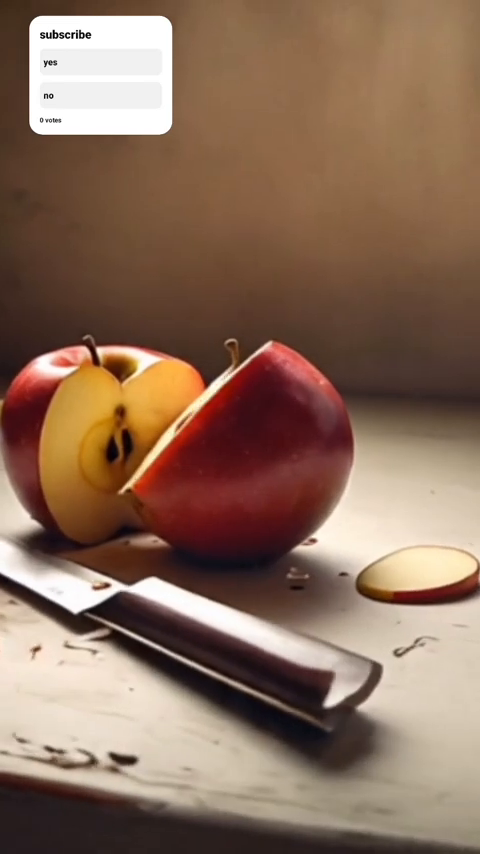
#> input picture frame 6 of input_video.mp4, 480 x 854 px
$ python 'ip project.py'
#> lines starting #> are read from the running program, lines starting #| are printed output that depends on the picture
import cv2
import numpy as np
import matplotlib.pyplot as plt
import time


def add_gaussian_noise(image, mean=0, sigma=25):
    noise = np.random.normal(mean, sigma, image.shape)
    noisy = image.astype(np.float32) + noise
    return np.clip(noisy, 0, 255).astype(np.uint8)


# [26 lines left out: function add_salt_pepper_noise, not called in this run]


def apply_filter(image, filter_type="Gaussian", kernel_size=5):
    if filter_type == "Gaussian":
        return cv2.GaussianBlur(
            image,
            (kernel_size, kernel_size),
            0
        )
    elif filter_type == "Median":
        return cv2.medianBlur(image, kernel_size)
    elif filter_type == "Bilateral":
        return cv2.bilateralFilter(
            image,
            kernel_size,
            75,
            75
        )
    return image


def show_histogram(image, title):
    if len(image.shape) == 3:
        gray = cv2.cvtColor(image, cv2.COLOR_BGR2GRAY)
    else:
        gray = image

    plt.figure(figsize=(8, 4))
    plt.hist(gray.ravel(), bins=256, range=[0, 256])
    plt.title(title)
    plt.xlabel("Pixel Intensity")
    plt.ylabel("Frequency")
    plt.xlim([0, 256])
    plt.tight_layout()
    plt.show()


def calculate_optical_flow(frame1, frame2):
    gray1 = cv2.cvtColor(frame1, cv2.COLOR_BGR2GRAY)
    gray2 = cv2.cvtColor(frame2, cv2.COLOR_BGR2GRAY)

    start_time = time.time()

    flow = cv2.calcOpticalFlowFarneback(
        gray1,
        gray2,
        None,
        pyr_scale=0.5,
        levels=3,
        winsize=15,
        iterations=3,
        poly_n=5,
        poly_sigma=1.2,
        flags=0
    )

    execution_time = time.time() - start_time

    return flow, execution_time


def visualize_flow(frame, flow):
    magnitude, angle = cv2.cartToPolar(
        flow[..., 0],
        flow[..., 1]
    )

    hsv = np.zeros_like(frame)
    hsv[..., 1] = 255
    hsv[..., 0] = angle * 180 / np.pi / 2
    hsv[..., 2] = cv2.normalize(
        magnitude,
        None,
        0,
        255,
        cv2.NORM_MINMAX
    )

    flow_image = cv2.cvtColor(
        hsv,
        cv2.COLOR_HSV2BGR
    )

    return flow_image, magnitude, angle


def draw_flow_arrows(frame, flow, step=16):
    result = frame.copy()
    height, width = frame.shape[:2]

    for y in range(0, height, step):
        for x in range(0, width, step):
            fx, fy = flow[y, x]

            end_x = int(x + fx)
            end_y = int(y + fy)

            cv2.arrowedLine(
                result,
                (x, y),
                (end_x, end_y),
                (0, 255, 0),
                1,
                tipLength=0.3
            )

            cv2.circle(
                result,
                (x, y),
                1,
                (0, 0, 255),
                -1
            )

    return result


def calculate_flow_statistics(magnitude):
    mean_motion = np.mean(magnitude)
    max_motion = np.max(magnitude)

    moving_pixels = np.sum(magnitude > 1.0)
    total_pixels = magnitude.size

    motion_percentage = (
        moving_pixels / total_pixels
    ) * 100

    return (
        mean_motion,
        max_motion,
        motion_percentage
    )


def compare_frames(frame1, frame2):
    gray1 = cv2.cvtColor(frame1, cv2.COLOR_BGR2GRAY)
    gray2 = cv2.cvtColor(frame2, cv2.COLOR_BGR2GRAY)

    mse = np.mean(
        (
            gray1.astype(float) -
            gray2.astype(float)
        ) ** 2
    )

    if mse == 0:
        psnr = float("inf")
    else:
        psnr = 10 * np.log10(
            (255 ** 2) / mse
        )

    return mse, psnr


def add_information(
    image,
    frame_number,
    mean_motion,
    max_motion,
    motion_percentage,
    execution_time
):
    result = image.copy()

    cv2.putText(
        result,
        f"Frame: {frame_number}",
        (10, 30),
        cv2.FONT_HERSHEY_SIMPLEX,
        0.7,
        (255, 255, 255),
        2
    )

    cv2.putText(
        result,
        f"Mean Motion: {mean_motion:.2f}",
        (10, 60),
        cv2.FONT_HERSHEY_SIMPLEX,
        0.6,
        (255, 255, 255),
        2
    )

    cv2.putText(
        result,
        f"Max Motion: {max_motion:.2f}",
        (10, 90),
        cv2.FONT_HERSHEY_SIMPLEX,
        0.6,
        (255, 255, 255),
        2
    )

    cv2.putText(
        result,
        f"Moving Pixels: {motion_percentage:.2f}%",
        (10, 120),
        cv2.FONT_HERSHEY_SIMPLEX,
        0.6,
        (255, 255, 255),
        2
    )

    cv2.putText(
        result,
        f"Execution Time: {execution_time:.4f}s",
        (10, 150),
        cv2.FONT_HERSHEY_SIMPLEX,
        0.6,
        (255, 255, 255),
        2
    )

    return result


def main():
    video_path = (
        r"C:\Users\User\PycharmProjects"
        r"\Maviya_Mishkat\input_video.mp4"
    )

    cap = cv2.VideoCapture(video_path)

    if not cap.isOpened():
        print("Error: Could not open video.")
        return

    original_fps = cap.get(cv2.CAP_PROP_FPS)

    if original_fps <= 0:
        original_fps = 30

    delay = max(
        1,
        int(1000 / original_fps)
    )

    width = 640
    height = 480
    kernel_size = 5

    ret, frame1 = cap.read()
#> frame1 is the input picture: shape (854, 480, 3); mean B, G, R 91, 109.7, 138.6

    if not ret:
        print("Error: Could not read first frame.")
        cap.release()
        return

    frame1 = cv2.resize(
        frame1,
        (width, height)
    )
#> frame1: shape (480, 640, 3)

    noisy_frame1 = add_gaussian_noise(frame1)

    filtered_frame1 = apply_filter(
        noisy_frame1,
        "Gaussian",
        kernel_size
    )

    show_histogram(
        frame1,
        "Histogram - Original Frame"
    )

    show_histogram(
        noisy_frame1,
        "Histogram - Noisy Frame"
    )

    show_histogram(
        filtered_frame1,
        "Histogram - Filtered Frame"
    )

    frame_number = 2
    total_processing_time = 0
    processed_frames = 0

    print("\n======================================")
    print("FARNEBACK OPTICAL FLOW STARTED")
    print("======================================")

    while True:
        ret, frame2 = cap.read()
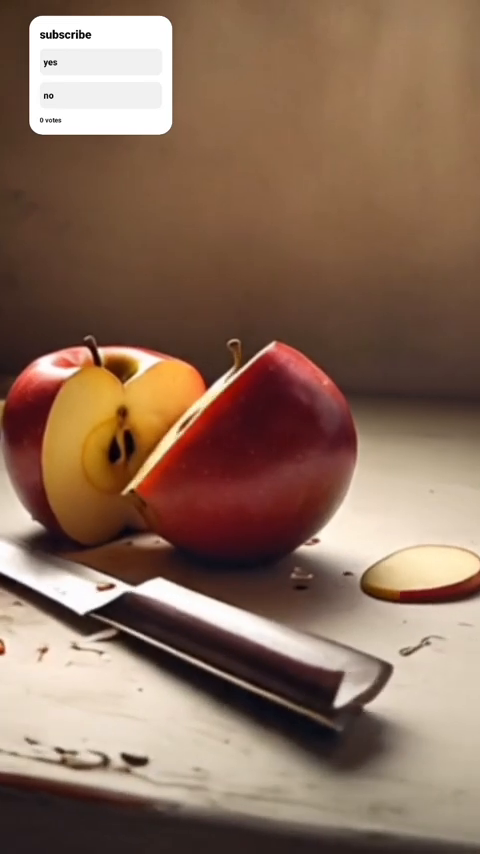
#> input picture frame 7 of input_video.mp4, 480 x 854 px
#> frame2 is the input picture: shape (854, 480, 3); mean B, G, R 90.5, 109.1, 138.2

        if not ret:
            break

        frame2 = cv2.resize(
            frame2,
            (width, height)
        )
#> frame2: shape (480, 640, 3)

        noisy_frame2 = add_gaussian_noise(frame2)

        filtered_frame2 = apply_filter(
            noisy_frame2,
            "Gaussian",
            kernel_size
        )

        flow, execution_time = calculate_optical_flow(
            filtered_frame1,
            filtered_frame2
        )
#> in calculate_optical_flow, `gray2 = cv2.cvtColor(frame2, cv2.COLOR_BGR2GRAY)`:
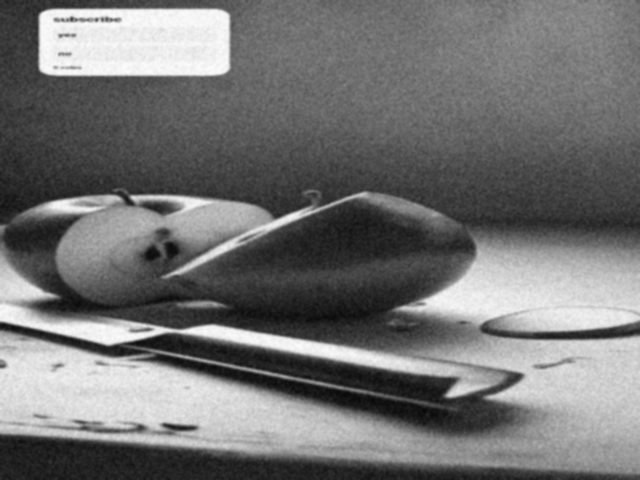
#> gray2: shape (480, 640); min 8, max 253, mean 114.9
#> execution_time = 0.0646

        total_processing_time += execution_time
#> total_processing_time = 0.0646
        processed_frames += 1

        flow_image, magnitude, angle = visualize_flow(
            filtered_frame1,
            flow
        )
#> in visualize_flow, `magnitude, angle = cv2.cartToPolar( flow[..., 0], flow[..., 1] )`:
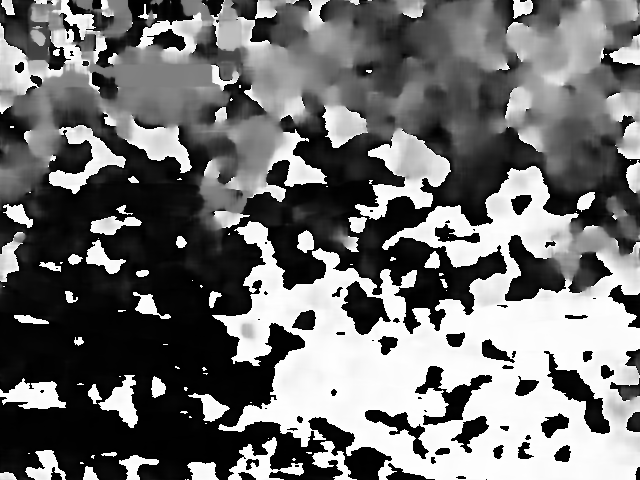
#> angle: shape (480, 640) float32; min 1.65e-06, max 6.28, mean 2.78; drawn with min black and max white
#> in visualize_flow, `hsv[..., 2] = cv2.normalize( magnitude, None, 0, 255, cv2.NORM_MINMAX )`:
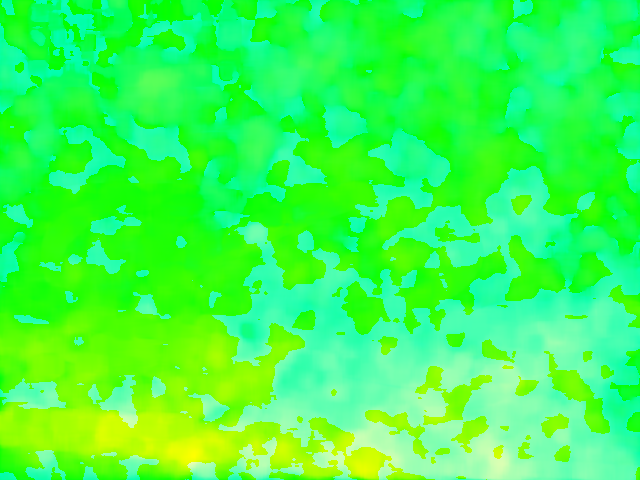
#> hsv: shape (480, 640, 3); mean of channels 0, 1, 2 79.1, 255, 59.1; drawn as B, G, R

        arrow_image = draw_flow_arrows(
            filtered_frame1,
            flow
        )
#> after the loop in draw_flow_arrows, `for y in range(0, height, step):`:
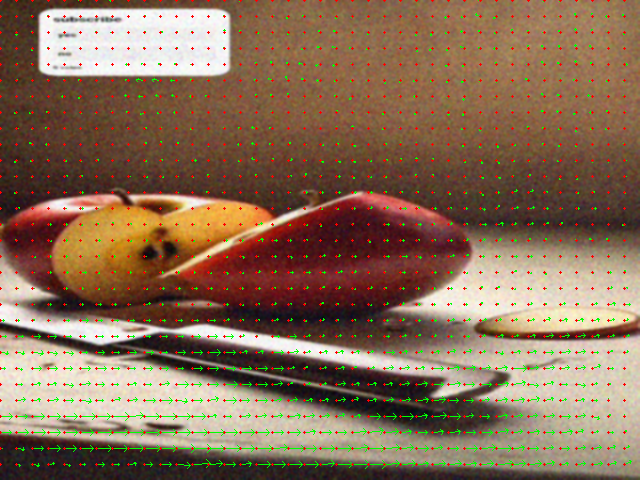
#> result: shape (480, 640, 3); mean B, G, R 86.7, 109.9, 136.4

        (
            mean_motion,
            max_motion,
            motion_percentage
        ) = calculate_flow_statistics(magnitude)
#> in calculate_flow_statistics, `mean_motion = np.mean(magnitude)`: mean_motion = 4.95
#> in calculate_flow_statistics, `max_motion = np.max(magnitude)`: max_motion = 21.15
#> in calculate_flow_statistics, `moving_pixels = np.sum(magnitude > 1.0)`: moving_pixels = 269622
#> in calculate_flow_statistics, `motion_percentage = ( moving_pixels / total_pixels ) * 100`: motion_percentage = 87.77
#> mean_motion = 4.95; max_motion = 21.15; motion_percentage = 87.77

        mse, psnr = compare_frames(
            frame1,
            frame2
        )
#> in compare_frames, `mse = np.mean( ( gray1.astype(float) - gray2.astype(float) ) ** 2 )`: mse = 319.3
#> in compare_frames, `psnr = 10 * np.log10( (255 ** 2) / mse )`: psnr = 23.09
#> mse = 319.3; psnr = 23.09

        processing_fps = (
            1 / execution_time
            if execution_time > 0
            else 0
        )
#> processing_fps = 15.47

        flow_display = add_information(
            flow_image,
            frame_number,
            mean_motion,
            max_motion,
            motion_percentage,
            execution_time
        )
#> in add_information, `cv2.putText( result, f"Execution Time: {execution_time:.4f}s", (10, 15..`:
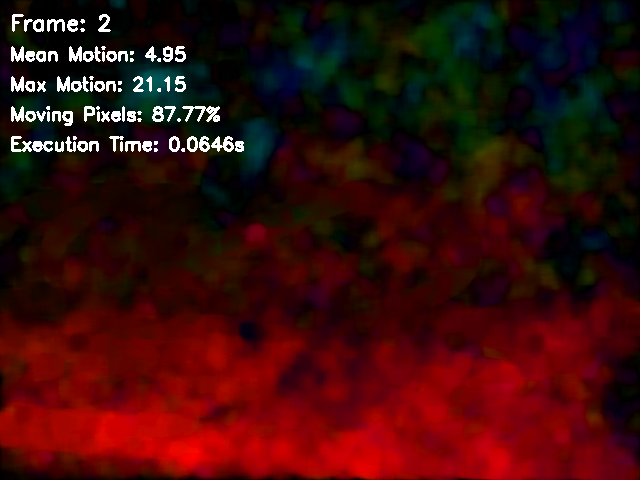
#> result: shape (480, 640, 3); mean B, G, R 10.7, 12.1, 58.6

        original_display = frame2.copy()

        cv2.putText(
            original_display,
            f"Frame: {frame_number}",
            (10, 30),
            cv2.FONT_HERSHEY_SIMPLEX,
            0.7,
            (0, 255, 0),
            2
        )
#> original_display: shape (480, 640, 3); mean B, G, R 90.1, 109.2, 137.8

        filtered_display = filtered_frame2.copy()

        cv2.putText(
            filtered_display,
            "Gaussian Filter",
            (10, 30),
            cv2.FONT_HERSHEY_SIMPLEX,
            0.7,
            (0, 255, 0),
            2
        )
#> filtered_display: shape (480, 640, 3); mean B, G, R 89.4, 108.8, 136.2

        noisy_display = noisy_frame2.copy()

        cv2.putText(
            noisy_display,
            "Gaussian Noise",
            (10, 30),
            cv2.FONT_HERSHEY_SIMPLEX,
            0.7,
            (0, 255, 0),
            2
        )
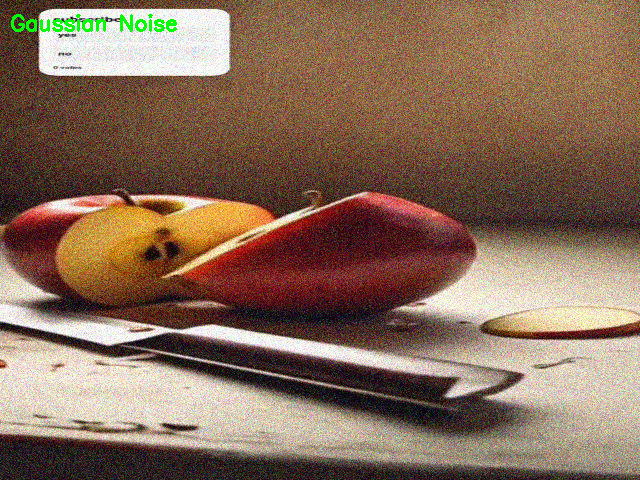
#> noisy_display: shape (480, 640, 3); mean B, G, R 89.3, 108.8, 136.1

        cv2.imshow(
            "Original Video",
            original_display
        )

        cv2.imshow(
            "Noisy Frame",
            noisy_display
        )

        cv2.imshow(
            "Filtered Frame",
            filtered_display
        )

        cv2.imshow(
            "Farneback Dense Optical Flow",
            flow_display
        )

        cv2.imshow(
            "Optical Flow Arrows",
            arrow_image
        )

        print(
            f"Frame {frame_number:4d} | "
            f"Time: {execution_time:.4f}s | "
            f"FPS: {processing_fps:.2f} | "
            f"Mean Motion: {mean_motion:.2f} | "
            f"Max Motion: {max_motion:.2f} | "
            f"Moving Pixels: {motion_percentage:.2f}% | "
            f"MSE: {mse:.2f} | "
            f"PSNR: {psnr:.2f} dB"
        )
#| Frame    2 | Time: 0.0646s | FPS: 15.47 | Mean Motion: 4.95 | Max Motion: 21.15 | Moving Pixels: 87.77% | MSE: 319.28 | PSNR: 23.09 dB

        filtered_frame1 = filtered_frame2
        frame1 = frame2

        key = cv2.waitKey(delay) & 0xFF
#> (key q is pressed here)

        if key == ord('q'):
            break

        elif key == ord('p'):
            cv2.waitKey(0)

        frame_number += 1

    if processed_frames > 0:
        average_execution_time = (
            total_processing_time /
            processed_frames
        )
#> average_execution_time = 0.0646

        average_fps = (
            1 / average_execution_time
            if average_execution_time > 0
            else 0
        )
#> average_fps = 15.47
    else:
        average_execution_time = 0
        avrage_fps = 0
    cap.release()
    cv2.destroyAllWindows()
    print("\n======================================")
    print("FINAL RESULTS")
    print("======================================")
    print(
        f"Frames Processed       : {processed_frames}"
    )
    print(
        f"Average Execution Time : "
        f"{average_execution_time:.4f} seconds"
    )
#| Average Execution Time : 0.0646 seconds
    print(
        f"Average Processing FPS : {average_fps:.2f}"
    )
#| Average Processing FPS : 15.47
    print("Video processing completed.")
if __name__ == "__main__":
    main()

$ run again, starting later in the video
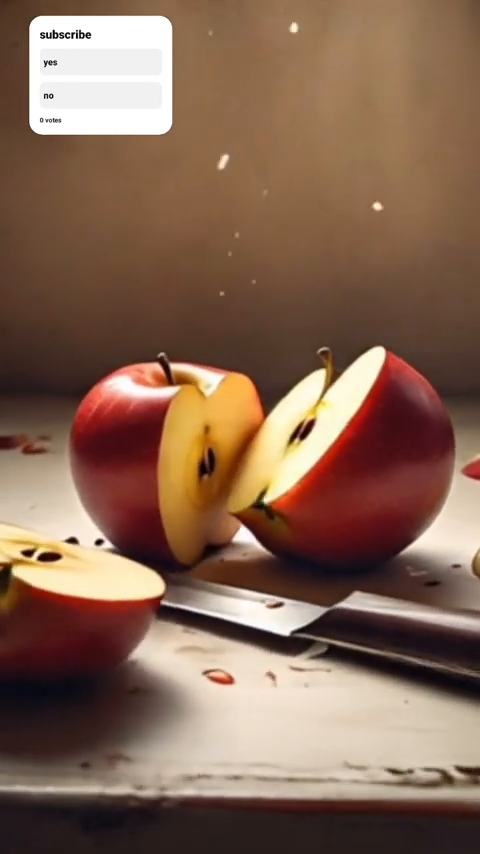
#> input picture frame 28 of input_video.mp4, 480 x 854 px
#> in main, frame1 is the input picture: shape (854, 480, 3); mean B, G, R 83.6, 102.2, 133.2
#> frame1: shape (480, 640, 3)
#> frame2: shape (480, 640, 3)
#> execution_time = 0.0569
#> after the loop in draw_flow_arrows, `for y in range(0, height, step):`:
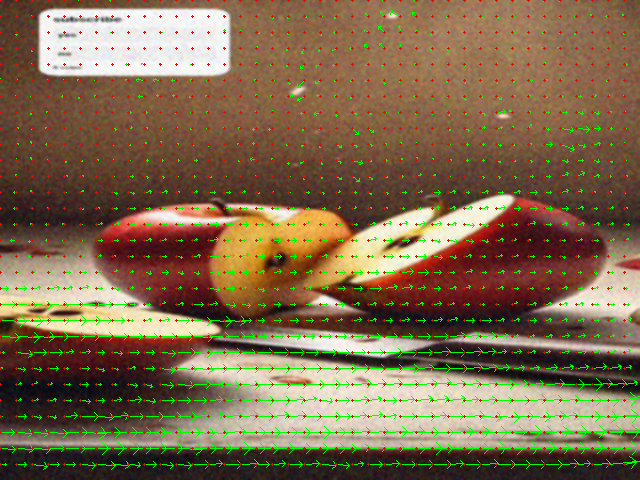
#> result: shape (480, 640, 3); mean B, G, R 78.3, 105.4, 129
#> in calculate_flow_statistics, `mean_motion = np.mean(magnitude)`: mean_motion = 8.68
#> in calculate_flow_statistics, `max_motion = np.max(magnitude)`: max_motion = 50.33
#> moving_pixels = 279902
#> in calculate_flow_statistics, `motion_percentage = ( moving_pixels / total_pixels ) * 100`: motion_percentage = 91.11
#> in main, `( mean_motion, max_motion, motion_percentage ) = calculate_flow_statis..`: mean_motion = 8.68; max_motion = 50.33; motion_percentage = 91.11
#> in compare_frames, `mse = np.mean( ( gray1.astype(float) - gray2.astype(float) ) ** 2 )`: mse = 596.8
#> in compare_frames, `psnr = 10 * np.log10( (255 ** 2) / mse )`: psnr = 20.37
#> in main, `mse, psnr = compare_frames( frame1, frame2 )`: mse = 596.8; psnr = 20.37
#> processing_fps = 17.59
#> original_display: shape (480, 640, 3); mean B, G, R 82.8, 102.3, 132.6
#> filtered_display: shape (480, 640, 3); mean B, G, R 82.3, 102, 131
#> in main, `cv2.putText( noisy_display, "Gaussian Noise", (10, 30), cv2.FONT_HERSH..`:
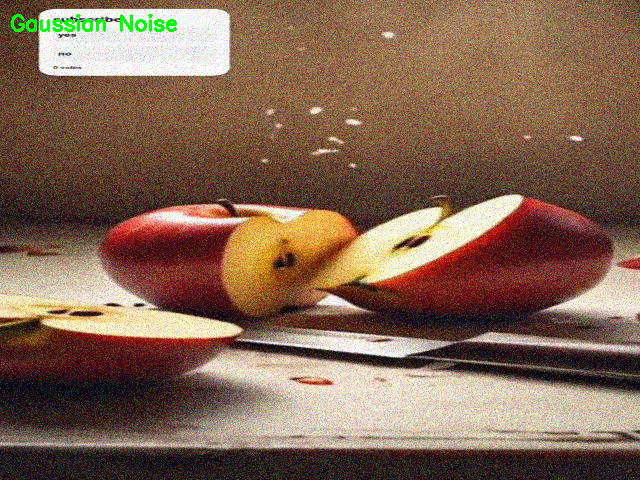
#> noisy_display: shape (480, 640, 3); mean B, G, R 82.2, 102, 130.9
#| Frame    2 | Time: 0.0569s | FPS: 17.59 | Mean Motion: 8.68 | Max Motion: 50.33 | Moving Pixels: 91.11% | MSE: 596.78 | PSNR: 20.37 dB
#> average_execution_time = 0.0569
#> average_fps = 17.59
#| Average Execution Time : 0.0569 seconds
#| Average Processing FPS : 17.59
